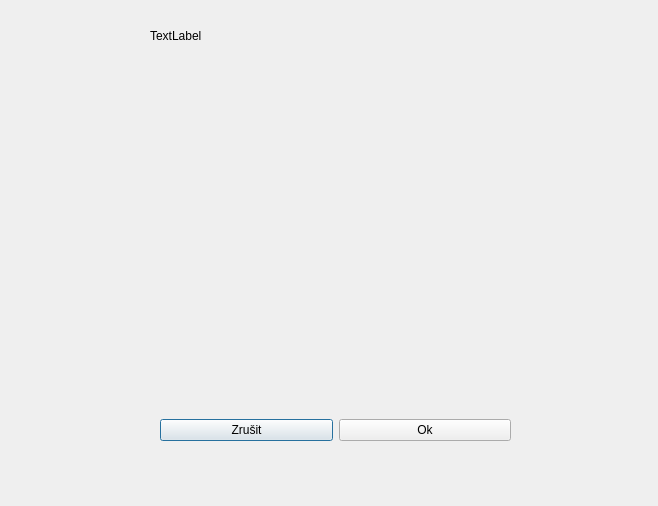
<?xml version="1.0" encoding="UTF-8"?>
<ui version="4.0">
 <class>AddNewInvoice</class>
 <widget class="QDialog" name="AddNewInvoice">
  <property name="geometry">
   <rect>
    <x>0</x>
    <y>0</y>
    <width>658</width>
    <height>506</height>
   </rect>
  </property>
  <property name="windowTitle">
   <string>Dialog</string>
  </property>
  <widget class="QLabel" name="dateLabel">
   <property name="geometry">
    <rect>
     <x>150</x>
     <y>26</y>
     <width>331</width>
     <height>20</height>
    </rect>
   </property>
   <property name="text">
    <string>TextLabel</string>
   </property>
  </widget>
  <widget class="QWidget" name="horizontalLayoutWidget">
   <property name="geometry">
    <rect>
     <x>160</x>
     <y>400</y>
     <width>351</width>
     <height>61</height>
    </rect>
   </property>
   <layout class="QHBoxLayout" name="horizontalLayout">
    <item>
     <widget class="QPushButton" name="cancelBtn">
      <property name="text">
       <string>Zrušit</string>
      </property>
     </widget>
    </item>
    <item>
     <widget class="QPushButton" name="okBtn">
      <property name="text">
       <string>Ok</string>
      </property>
     </widget>
    </item>
   </layout>
  </widget>
  <widget class="QWidget" name="verticalLayoutWidget">
   <property name="geometry">
    <rect>
     <x>60</x>
     <y>80</y>
     <width>521</width>
     <height>271</height>
    </rect>
   </property>
   <layout class="QVBoxLayout" name="dataLayout"/>
  </widget>
 </widget>
 <resources/>
 <connections/>
</ui>
